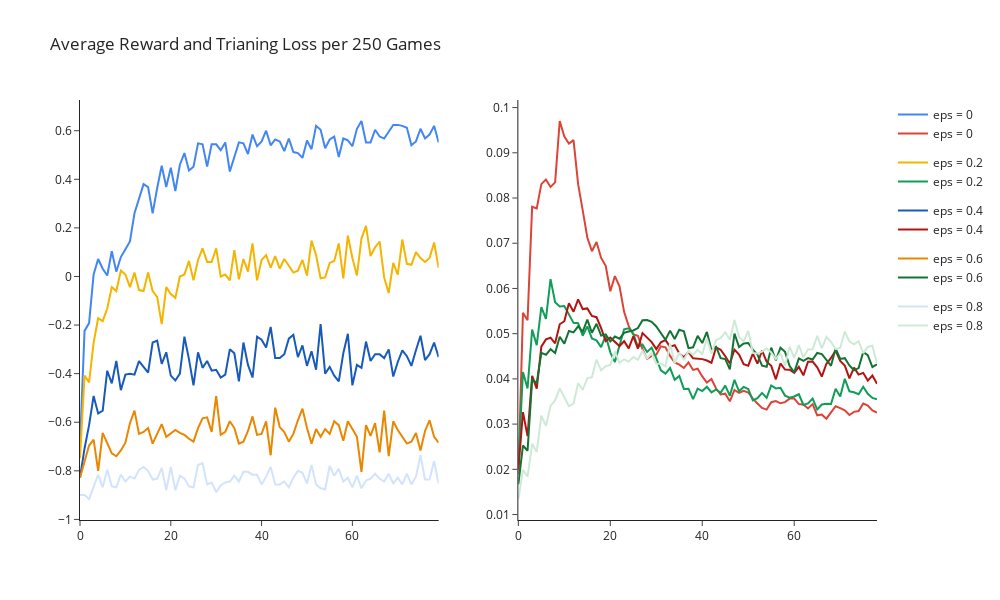

The cell this chart's notebook holds for it:
### Code cell
fig = make_subplots(rows=1, cols=2)

for i in range(len(epsilon)):
    avg_reward = all_rewards[i].reshape(-1,plot_interval).mean(axis=1)    
    avg_loss= np.array(all_training_losses[i][plot_interval:]).reshape(-1,plot_interval).mean(axis=1)
    fig.add_trace(go.Scatter(x=list(range(avg_reward.shape[0])), y= avg_reward,name='eps = '+ str(epsilon[i]), legendgroup=i+1),row=1, col=1)
    fig.add_trace(go.Scatter(x=list(range(avg_loss.shape[0])), y= avg_loss,name='eps = '+ str(epsilon[i]),legendgroup=i+1),row=1, col=2)
    

fig.update_layout(height=600, width=1000, title_text='Average Reward and Trianing Loss per 250 Games')
fig.show()
